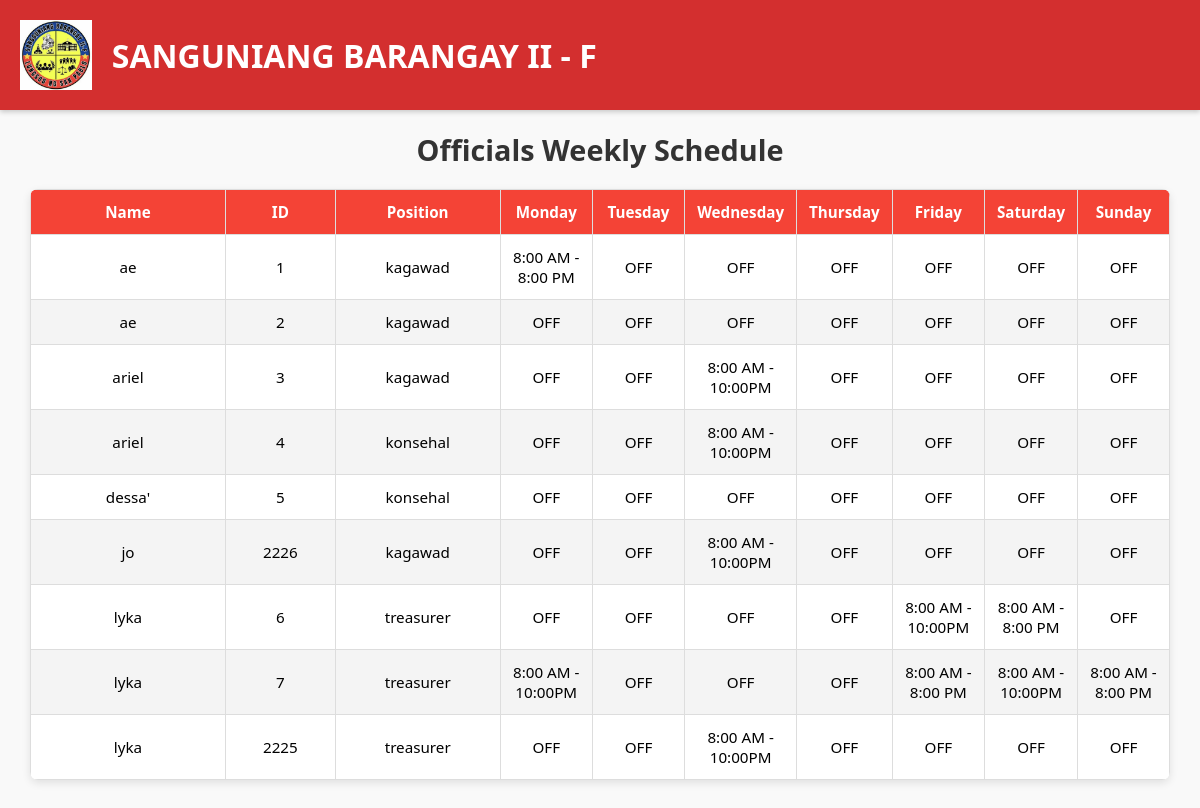
/calendar.php, run on the app's committed database.
### tables this page shows
CREATE TABLE `officials` (
  `id` int(11) NOT NULL,
  `name` varchar(100) DEFAULT NULL,
  `position` varchar(100) DEFAULT NULL,
  `status` varchar(50) DEFAULT NULL,
  `contact` varchar(20) DEFAULT NULL,
  `dob` date DEFAULT NULL,
  `sex` varchar(10) DEFAULT NULL,
  `schedule` text DEFAULT NULL
);

### calendar.php (the view, shortened to what this page needs)
<?php
include 'db.conn.php';
$query = mysqli_query($conn, "SELECT * FROM officials ORDER BY name ASC");
$days = ['Monday', 'Tuesday', 'Wednesday', 'Thursday', 'Friday', 'Saturday', 'Sunday'];
?>
<!DOCTYPE html>
<html lang="en">
<head>
</head>
<body>
  <header>
    <img src="brgy2F.jpg" alt="Barangay Seal" />
    <h1>SANGUNIANG BARANGAY II - F</h1>
  </header>
  <div class="title">Officials Weekly Schedule</div>
  <table>
    <thead>
      <tr>
        <th>Name</th>
        <th>ID</th>
        <th>Position</th>
        <th>Monday</th>
        <th>Tuesday</th>
        <th>Wednesday</th>
        <th>Thursday</th>
        <th>Friday</th>
        <th>Saturday</th>
        <th>Sunday</th>
      </tr>
    </thead>
    <tbody>
      <?php while ($row = mysqli_fetch_assoc($query)): ?>
        <?php
          $parsed_schedule = array_fill_keys($days, 'OFF');
          $lines = explode("\n", $row['schedule']);
          foreach ($lines as $line) {
              if (preg_match('/^(\w+):\s*(.+)$/', trim($line), $matches)) {
                  $day = ucfirst(strtolower($matches[1]));
                  if (in_array($day, $days)) {
                      $parsed_schedule[$day] = $matches[2];
                  }
              }
          }
        ?>
        <tr>
          <td data-label="Name"><?= htmlspecialchars($row['name']) ?></td>
          <td data-label="ID"><?= htmlspecialchars($row['id']) ?></td>
          <td data-label="Position"><?= htmlspecialchars($row['position']) ?></td>
          <?php foreach ($days as $day): ?>
            <td data-label="<?= $day ?>"><?= htmlspecialchars($parsed_schedule[$day]) ?></td>
          <?php endforeach; ?>
        </tr>
      <?php endwhile; ?>
    </tbody>
  </table>
</body>
</html>

### calendar.php (style rules this page uses)
body { font-family: 'Segoe UI', sans-serif; margin: 0; padding: 0; background-color: #f9f9f9; }
header { background-color: #d32f2f; color: white; padding: 20px; display: flex; align-items: center; box-shadow: 0 2px 5px rgba(0,0,0,0.2); }
header img { height: 70px; margin-right: 20px; }
header h1 { font-size: 2em; font-weight: bold; margin: 0; }
.title { text-align: center; padding: 20px; font-size: 1.8em; font-weight: bold; color: #333; }
table { width: 95%; margin: 0 auto 30px auto; border-collapse: collapse; background-color: white; border-radius: 8px; overflow: hidden; box-shadow: 0 3px 8px rgba(0,0,0,0.1); }
th, td { border: 1px solid #ddd; padding: 12px; text-align: center; font-size: 0.95em; }
th { background-color: #f44336; color: white; }
tr:nth-child(even) { background-color: #f4f4f4; }
td:first-child, th:first-child { width: 18%; }
td:nth-child(2), th:nth-child(2) { width: 10%; }
td:nth-child(3), th:nth-child(3) { width: 15%; }
td:nth-child(n+4), th:nth-child(n+4) { width: calc(57% / 7); }

### data on the page
officials: name "ae", id "1", position "kagawad", day "8:00 AM - 8:00 PM", day "OFF"
officials: name "ae", id "2", position "kagawad", day "OFF"
officials: name "ariel", id "3", position "kagawad", day "OFF", day "8:00 AM - 10:00PM"
officials: name "ariel", id "4", position "konsehal", day "OFF", day "8:00 AM - 10:00PM"
officials: name "dessa'", id "5", position "konsehal", day "OFF"
officials: name "jo", id "2226", position "kagawad", day "OFF", day "8:00 AM - 10:00PM"
officials: name "lyka", id "6", position "treasurer", day "OFF", day "8:00 AM - 10:00PM", day "8:00 AM - 8:00 PM"
officials: name "lyka", id "7", position "treasurer", day "8:00 AM - 10:00PM", day "OFF", day "8:00 AM - 8:00 PM"
officials: name "lyka", id "2225", position "treasurer", day "OFF", day "8:00 AM - 10:00PM"
